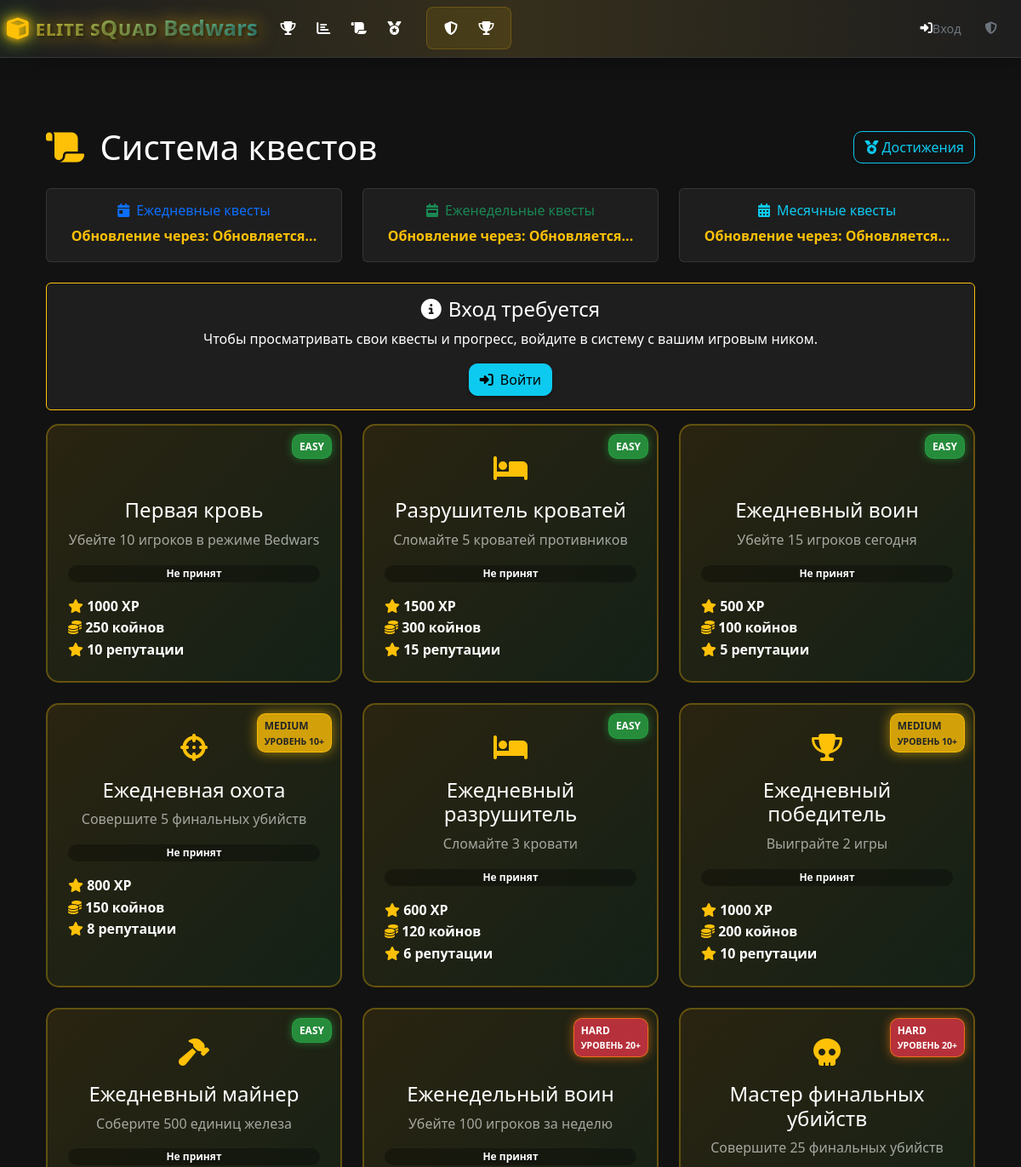
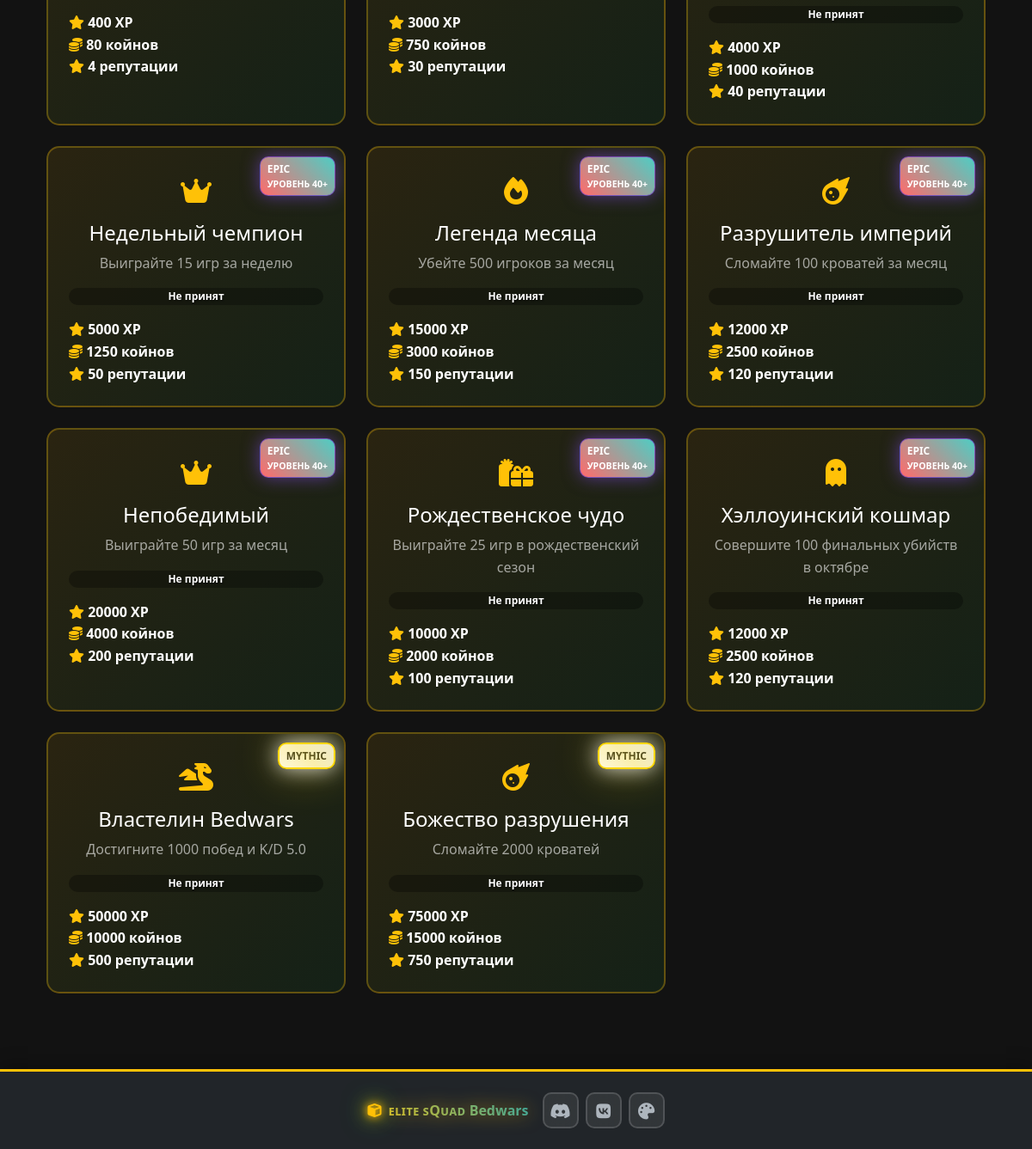
The app's page /quests with its own data (2 pictures, top to bottom).
### models.py (models this page shows, shortened)
class Quest(db.Model):
    id = db.Column(db.Integer, primary_key=True)
    title = db.Column(db.String(200), nullable=False)
    description = db.Column(db.Text, nullable=False)
    type = db.Column(db.String(50), nullable=False)  # kills, beds, wins, etc.
    target_value = db.Column(db.Integer, nullable=False)
    reward_xp = db.Column(db.Integer, default=0)
    reward_coins = db.Column(db.Integer, default=0)
    reward_reputation = db.Column(db.Integer, default=0)
    reward_title = db.Column(db.String(100), nullable=True)
    reward_role = db.Column(db.String(100), nullable=True)
    icon = db.Column(db.String(50), default='fas fa-trophy')
    difficulty = db.Column(db.String(20), default='medium', nullable=False)  # easy, medium, hard, epic
    quest_category = db.Column(db.String(20), default='permanent', nullable=False)  # daily, weekly, monthly, thematic, mythic, permanent
    is_active = db.Column(db.Boolean, default=True)
    is_repeatable = db.Column(db.Boolean, default=True)
    expires_at = db.Column(db.DateTime, nullable=True)
    created_at = db.Column(db.DateTime, default=datetime.utcnow)
    last_refresh = db.Column(db.DateTime, default=datetime.utcnow)
    player_quests = db.relationship('PlayerQuest', backref='quest', lazy=True, cascade='all, delete-orphan')
    @classmethod
    def get_active_quests(cls):
        return cls.query.filter_by(is_active=True).all()
    @classmethod
    def refresh_timed_quests(cls):
        from datetime import datetime, timedelta, date
        current_time = datetime.utcnow()
        current_date = current_time.date()
        daily_quests = cls.query.filter_by(quest_category='daily', is_active=True).all()
        for quest in daily_quests:
            if not quest.last_refresh or quest.last_refresh.date() < current_date:
                quest.last_refresh = current_time
                PlayerQuest.query.filter_by(quest_id=quest.id).update({
                    'is_completed': False,
                    'is_accepted': False,
                    'current_progress': 0,
                    'baseline_value': 0
                })
        weekly_quests = cls.query.filter_by(quest_category='weekly', is_active=True).all()
        for quest in weekly_quests:
            if not quest.last_refresh:
                quest.last_refresh = current_time
                continue
            last_monday = current_date - timedelta(days=current_date.weekday())
            quest_monday = quest.last_refresh.date() - timedelta(days=quest.last_refresh.date().weekday())
        monthly_quests = cls.query.filter_by(quest_category='monthly', is_active=True).all()
        for quest in monthly_quests:
            if not quest.last_refresh:
                quest.last_refresh = current_time
                continue
        db.session.commit()

### routes.py (the view, shortened to what this page needs)
@app.route('/quests')
def quests():
    is_admin = session.get('is_admin', False)
    current_player = None
    player_nickname = session.get('player_nickname')
    if player_nickname:
        current_player = Player.query.filter_by(nickname=player_nickname).first()
    if Quest.query.count() == 0:
        Quest.create_default_quests()
    Quest.refresh_timed_quests()
    all_active_quests = Quest.get_active_quests()
    active_quests = []
    for quest in all_active_quests:
        active_quests.append(quest)
    player_progress = {}
    locked_quests = {}
    return render_template('quests.html',
                         quests=active_quests,
                         locked_quests=locked_quests,
                         all_quests=all_active_quests,
                         player_progress=player_progress,
                         current_player=current_player,
                         is_admin=is_admin)

### routes.py (called while the page is built)
@app.context_processor
def inject_current_player():
    current_player = None
    player_nickname = session.get('player_nickname')
    if player_nickname:
        current_player = Player.query.filter_by(nickname=player_nickname).first()
    if 'language' not in session:
        session['language'] = 'ru'
    return dict(current_player=current_player, current_language=session.get('language', 'ru'))

### templates/quests.html (shortened to what this page needs)
{% extends "base.html" %}
{% block content %}
<div class="container-fluid">
    <div class="row">
        <div class="col-12">
            <div class="d-flex justify-content-between align-items-center mb-4">
                <h1 class="mb-0">
                    <i class="fas fa-scroll text-warning me-2"></i>
                    Система квестов
                </h1>
                <div class="d-flex gap-2">
                    <a href="{{ url_for('achievements') }}" class="btn btn-outline-info">
                        <i class="fas fa-medal"></i> Достижения
                    </a>
                </div>
            </div>
            <div class="row mb-4">
                <div class="col-md-4">
                    <div class="card bg-dark border-primary">
                        <div class="card-body text-center">
                            <h6 class="card-title text-primary">
                                <i class="fas fa-calendar-day me-2"></i>Ежедневные квесты
                            </h6>
                            <div class="text-warning fw-bold" id="daily-timer">
                                Обновление через: <span id="daily-countdown">{{ daily_refresh_seconds or 0 }}</span>
                            </div>
                        </div>
                    </div>
                </div>
                <div class="col-md-4">
                    <div class="card bg-dark border-success">
                        <div class="card-body text-center">
                            <h6 class="card-title text-success">
                                <i class="fas fa-calendar-week me-2"></i>Еженедельные квесты
                            </h6>
                            <div class="text-warning fw-bold" id="weekly-timer">
                                Обновление через: <span id="weekly-countdown">{{ weekly_refresh_seconds or 0 }}</span>
                            </div>
                        </div>
                    </div>
                </div>
                <div class="col-md-4">
                    <div class="card bg-dark border-info">
                        <div class="card-body text-center">
                            <h6 class="card-title text-info">
                                <i class="fas fa-calendar-alt me-2"></i>Месячные квесты
                            </h6>
                            <div class="text-warning fw-bold" id="monthly-timer">
                                Обновление через: <span id="monthly-countdown">{{ monthly_refresh_seconds or 0 }}</span>
                            </div>
                        </div>
                    </div>
                </div>
            </div>
            {% if current_player %}
            <div class="quest-stats">
                <div class="row text-center">
                    <div class="col-md-3">
                        <div class="stat-item">
                            <i class="fas fa-user text-info fa-2x mb-2"></i>
                            <h4>{{ current_player.nickname }}</h4>
                            <p class="text-muted">{{ current_player.role }}</p>
                        </div>
                    </div>
                    <div class="col-md-3">
                        <div class="stat-item">
                            <i class="fas fa-star text-warning fa-2x mb-2"></i>
                            <h4>{{ current_player.level }}</h4>
                            <p class="text-muted">Уровень</p>
                        </div>
                    </div>
                    <div class="col-md-3">
                        <div class="stat-item">
                            <i class="fas fa-trophy text-success fa-2x mb-2"></i>
                            <h4>{{ player_progress|length }}</h4>
                            <p class="text-muted">Активных квестов</p>
                        </div>
                    </div>
                    <div class="col-md-3">
                        <div class="stat-item">
                            <i class="fas fa-check-circle text-info fa-2x mb-2"></i>
                            <h4>{{ player_progress.values() | selectattr('is_completed') | list | length }}</h4>
                            <p class="text-muted">Выполнено</p>
                        </div>
                    </div>
                </div>
            </div>
            {% else %}
            <div class="alert alert-info text-center">
                <h4><i class="fas fa-info-circle me-2"></i>Вход требуется</h4>
                <p>Чтобы просматривать свои квесты и прогресс, войдите в систему с вашим игровым ником.</p>
                <a href="{{ url_for('player_login') }}" class="btn btn-info">
                    <i class="fas fa-sign-in-alt me-2"></i>Войти
                </a>
            </div>
            {% endif %}
            <div class="row">
                {% for quest in quests %}
                <div class="col-lg-4 col-md-6 mb-4">
                    <div class="quest-card h-100 p-4 {% if quest.id in player_progress and player_progress[quest.id].is_completed %}completed{% endif %}">
                        <div class="quest-difficulty difficulty-{{ quest.difficulty }}">
                            {{ quest.difficulty|title }}
                            {% if quest.difficulty == 'medium' %}
                                <small class="d-block">Уровень 10+</small>
                            {% elif quest.difficulty == 'hard' %}
                                <small class="d-block">Уровень 20+</small>
                            {% elif quest.difficulty == 'epic' %}
                                <small class="d-block">Уровень 40+</small>
                            {% endif %}
                        </div>
                        <div class="text-center mb-3">
                            <div class="quest-icon {% if quest.id in player_progress and player_progress[quest.id].is_completed %}animate-bounce{% endif %}">
                                <i class="{{ quest.icon }}"></i>
                            </div>
                            <h4 class="mb-2">{{ quest.title }}</h4>
                            <p class="text-muted mb-3">{{ quest.description }}</p>
                        </div>
                        {% if quest.id in player_progress %}
                        {% set progress = player_progress[quest.id] %}
                        <div class="quest-progress mb-3">
                            {% if progress.is_accepted %}
                                <div class="quest-progress-bar" style="width: {{ progress.progress_percentage }}%"></div>
                                <div class="quest-progress-text">
                                    {{ progress.current_progress }} / {{ quest.target_value }}
                                    ({{ progress.progress_percentage }}%)
                                </div>
                            {% else %}
                                <div class="quest-progress-bar" style="width: 0%"></div>
                                <div class="quest-progress-text">Не принят</div>
                            {% endif %}
                        </div>
                        {% else %}
                        <div class="quest-progress mb-3">
                            <div class="quest-progress-text">Не принят</div>
                        </div>
                        {% endif %}
                        <div class="quest-rewards">
                                {% if quest.reward_xp > 0 %}
                                <div class="reward-item">
                                    <i class="fas fa-star text-warning"></i>
                                    <strong>{{ quest.reward_xp }} XP</strong>
                                </div>
                                {% endif %}
                                {% if quest.reward_coins > 0 %}
                                <div class="reward-item">
                                    <i class="fas fa-coins text-warning"></i>
                                    <strong>{{ quest.reward_coins }} койнов</strong>
                                </div>
                                {% endif %}
                                {% if quest.reward_reputation > 0 %}
                                <div class="reward-item">
                                    <i class="fas fa-star text-warning"></i>
                                    <strong>{{ quest.reward_reputation }} репутации</strong>
                                </div>
                                {% endif %}
                            </div>
                    </div>
                </div>
                {% endfor %}
            </div>
        </div>
    </div>
</div>
{% endblock %}

### templates/quests.html (style rules this page uses)
.quest-card { background: linear-gradient(135deg, rgba(255, 193, 7, 0.1), rgba(40, 167, 69, 0.1)); border: 2px solid rgba(255, 193, 7, 0.3); border-radius: 15px; transition: all 0.3s ease; position: relative; overflow: hidden; }
.quest-difficulty { position: absolute; top: 10px; right: 10px; padding: 4px 8px; border-radius: 10px; font-size: 0.75rem; font-weight: bold; text-transform: uppercase; }
.difficulty-easy { background: rgba(40, 167, 69, 0.8); }
.difficulty-medium { background: rgba(255, 193, 7, 0.8); }
.difficulty-hard { background: rgba(220, 53, 69, 0.8); }
.difficulty-epic { background: linear-gradient(45deg, #ff6b6b, #4ecdc4); }
.quest-progress { background: rgba(0, 0, 0, 0.3); border-radius: 10px; height: 20px; overflow: hidden; position: relative; }
.quest-progress-text { position: absolute; top: 50%; left: 50%; transform: translate(-50%, -50%); font-size: 0.75rem; font-weight: bold; color: white; text-shadow: 1px 1px 2px rgba(0, 0, 0, 0.7); }
.quest-icon { font-size: 2rem; margin-bottom: 10px; color: var(--warning-color); }

### records on screen
Quest: difficulty "EASY", title "Первая кровь", description "Убейте 10 игроков в режиме Bedwars", shows "Не принят", reward_xp "1000", reward_coins "250", reward_reputation "10"
Quest: difficulty "EASY", title "Разрушитель кроватей", description "Сломайте 5 кроватей противников", shows "Не принят", reward_xp "1500", reward_coins "300", reward_reputation "15"
Quest: difficulty "EASY", title "Ежедневный воин", description "Убейте 15 игроков сегодня", shows "Не принят", reward_xp "500", reward_coins "100", reward_reputation "5"
Quest: difficulty "MEDIUM", shows "УРОВЕНЬ 10+", title "Ежедневная охота", description "Совершите 5 финальных убийств", shows "Не принят", reward_xp "800", reward_coins "150", reward_reputation "8"
Quest: difficulty "EASY", title "Ежедневный разрушитель", description "Сломайте 3 кровати", shows "Не принят", reward_xp "600", reward_coins "120", reward_reputation "6"
Quest: difficulty "MEDIUM", shows "УРОВЕНЬ 10+", title "Ежедневный победитель", description "Выиграйте 2 игры", shows "Не принят", reward_xp "1000", reward_coins "200", reward_reputation "10"
Quest: difficulty "EASY", title "Ежедневный майнер", description "Соберите 500 единиц железа", shows "Не принят", reward_xp "400", reward_coins "80", reward_reputation "4"
Quest: difficulty "HARD", shows "УРОВЕНЬ 20+", title "Еженедельный воин", description "Убейте 100 игроков за неделю", shows "Не принят", reward_xp "3000", reward_coins "750", reward_reputation "30"
Quest: difficulty "HARD", shows "УРОВЕНЬ 20+", title "Мастер финальных убийств", description "Совершите 25 финальных убийств", shows "Не принят", reward_xp "4000", reward_coins "1000", reward_reputation "40"
Quest: difficulty "EPIC", shows "УРОВЕНЬ 40+", title "Недельный чемпион", description "Выиграйте 15 игр за неделю", shows "Не принят", reward_xp "5000", reward_coins "1250", reward_reputation "50"
Quest: difficulty "EPIC", shows "УРОВЕНЬ 40+", title "Легенда месяца", description "Убейте 500 игроков за месяц", shows "Не принят", reward_xp "15000", reward_coins "3000", reward_reputation "150"
Quest: difficulty "EPIC", shows "УРОВЕНЬ 40+", title "Разрушитель империй", description "Сломайте 100 кроватей за месяц", shows "Не принят", reward_xp "12000", reward_coins "2500", reward_reputation "120"
Quest: difficulty "EPIC", shows "УРОВЕНЬ 40+", title "Непобедимый", description "Выиграйте 50 игр за месяц", shows "Не принят", reward_xp "20000", reward_coins "4000", reward_reputation "200"
Quest: difficulty "EPIC", shows "УРОВЕНЬ 40+", title "Рождественское чудо", description "Выиграйте 25 игр в рождественский сезон", shows "Не принят", reward_xp "10000", reward_coins "2000", reward_reputation "100"
Quest: difficulty "EPIC", shows "УРОВЕНЬ 40+", title "Хэллоуинский кошмар", description "Совершите 100 финальных убийств в октябре", shows "Не принят", reward_xp "12000", reward_coins "2500", reward_reputation "120"
Quest: difficulty "MYTHIC", title "Властелин Bedwars", description "Достигните 1000 побед и K/D 5.0", shows "Не принят", reward_xp "50000", reward_coins "10000", reward_reputation "500"
Quest: difficulty "MYTHIC", title "Божество разрушения", description "Сломайте 2000 кроватей", shows "Не принят", reward_xp "75000", reward_coins "15000", reward_reputation "750"

### other values on screen
{{ 'login'|t }} "Вход"
